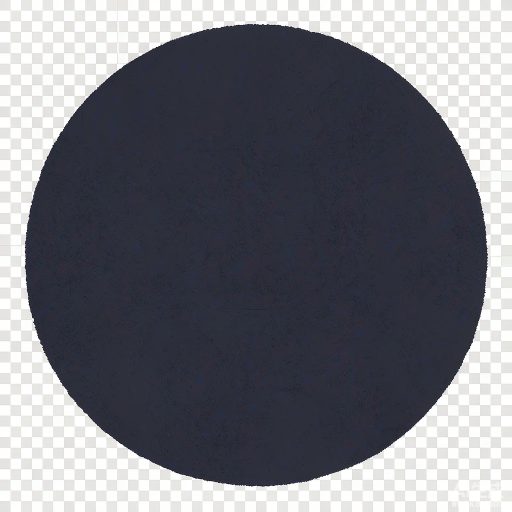
#> input picture assets/极简纸本拼贴插画_画面正中一个完整的圆形色块_颜色为纯净的深_2026-10-14T07-25-05.png, 1024 x 1024 px (shown at 1/2 size)
$ python prep_assets.py
#> lines starting #> are read from the running program, lines starting #| are printed output that depends on the picture; after the words box and inside, x2 and y2 are one past the last pixel; in counts of white or black regions, pixels touching at a corner belong together
#> further down, img is the input picture: PIL image 1024x1024 RGB; mean R, G, B 114.5, 116.1, 123.2
#!/usr/bin/env python3
"""素材后处理：
1. 粒子图：抠掉 AI 生成的假棋盘格背景（只抠与边界连通的背景区域）→ 裁剪 → 缩放到 512
2. 树干图：裁掉底部水印 → 抠掉纸色背景 → 裁剪
输出：particle-*.png / tree.png
"""
import os
import numpy as np
from PIL import Image
from scipy import ndimage

ASSETS = os.path.join(os.path.dirname(os.path.abspath(__file__)), "..", "assets")

PARTICLES = {
    "极简纸本拼贴插画_画面正中一个完整的圆形色块_颜色为纯净的深_2026-10-14T07-25-05.png": "particle-spacecadet.png",
    "极简纸本拼贴插画_画面正中一个完整的圆形色块_颜色为纯净的雾_2026-10-14T10-10-42.png": "particle-carolina.png",
    "极简纸本拼贴插画_画面正中一个完整的圆形色块_颜色为奶油蛋壳_2026-10-14T10-10-40.png": "particle-eggshell.png",
    "极简纸本拼贴插画_画面正中一个完整的圆形色块_颜色为灰蓝色__2026-10-10-39.png": "particle-cadetgray.png",
    "极简纸本拼贴插画_画面正中一个完整的圆形色块_颜色为灰蓝色__2026-10-14T10-10-39.png": "particle-cadetgray.png",
    "极简纸本拼贴插画_画面正中一个完整的圆形色块_颜色为炭黑色__2026-10-14T10-10-42.png": "particle-jet.png",
}
TREE_SRC = "以参考照片中那棵枝干舒展的树的剪影为原型_重构为方块化_模块_2026-10-14T07-24-57.png"
TREE_OUT = "tree.png"


def cut_background(img: Image.Image, sat_thr: int, lum_thr: int, dist_thr: float = None, ref_color=None) -> Image.Image:
    """把与图像边界连通的背景像素抠成透明。

    背景判定二选一：
    - 灰白棋盘格：饱和度 < sat_thr 且亮度 > lum_thr
    - 指定参考色：RGB 欧氏距离 < dist_thr
    """
#> called with sat_thr = 14, lum_thr = 170
    rgba = np.array(img.convert("RGBA"))
    rgb = rgba[..., :3].astype(np.int16)
    if ref_color is not None:
        dist = np.sqrt(((rgb - np.array(ref_color, dtype=np.int16)) ** 2).sum(axis=-1))
        bg_mask = dist < dist_thr
    else:
        mx = rgb.max(axis=-1)
        mn = rgb.min(axis=-1)
        sat = mx - mn
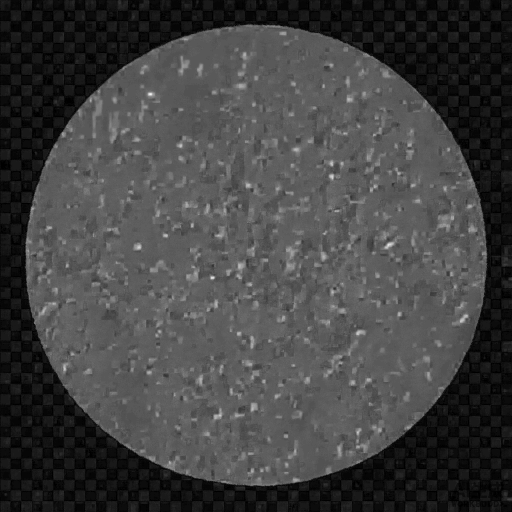
#> sat: shape (1024, 1024) int16 (shown at 1/2 size); min 0, max 40, mean 10.5; drawn with min black and max white
        lum = (mx + mn) / 2
        bg_mask = (sat < sat_thr) & (lum > lum_thr)
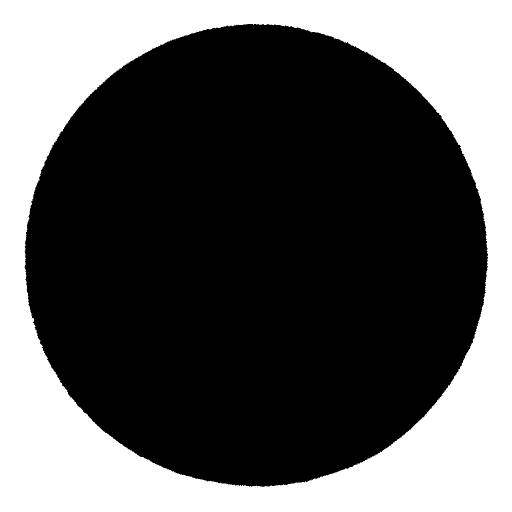
#> bg_mask: shape (1024, 1024) bool (shown at 1/2 size); 35.8% white; 1 white region, box (x1, y1, x2, y2) and area: (0, 0, 1024, 1024) 375833
    # 只抠与边界连通的背景连通域，避免误伤圆内纸纹
    labels, n = ndimage.label(bg_mask)
#> n = 1
    border_labels = set(np.unique(np.concatenate([
        labels[0, :], labels[-1, :], labels[:, 0], labels[:, -1]
    ])))
#> border_labels = 1 item
    border_labels.discard(0)
    keep_transparent = np.isin(labels, list(border_labels)) if border_labels else np.zeros_like(bg_mask)
    rgba[..., 3] = np.where(keep_transparent, 0, 255).astype(np.uint8)
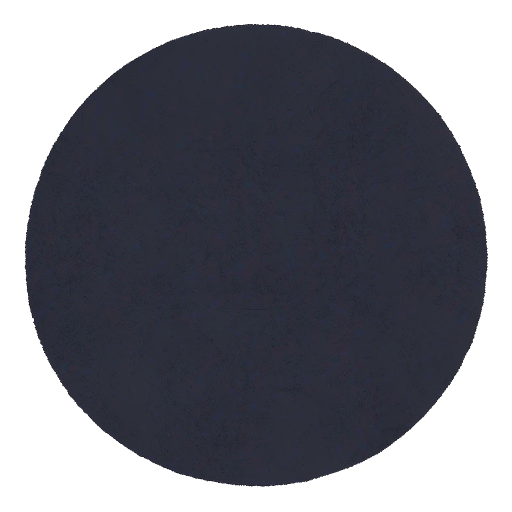
#> rgba: shape (1024, 1024, 4) (shown at 1/2 size); mean R, G, B, A 114.5, 116.1, 123.2, 163.6; transparent parts drawn white
    return Image.fromarray(rgba, "RGBA")


def crop_to_content(img: Image.Image, pad: int = 6) -> Image.Image:
#> called with pad = 6
    a = np.array(img)
    alpha = a[..., 3]
    ys, xs = np.where(alpha > 8)
    if len(ys) == 0:
        return img
    y0, y1 = max(0, ys.min() - pad), min(a.shape[0], ys.max() + 1 + pad)
#> y0 = 42; y1 = 980
    x0, x1 = max(0, xs.min() - pad), min(a.shape[1], xs.max() + 1 + pad)
#> x0 = 43; x1 = 982
    return img.crop((x0, y0, x1, y1))


def report(name: str, img: Image.Image):
#> called with name = 'particle-spacecadet.png'
    a = np.array(img)
    alpha = a[..., 3]
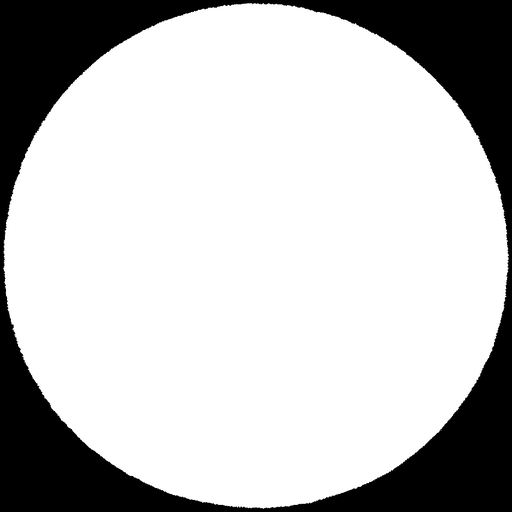
#> alpha: shape (512, 512); min 0, max 255, mean 194.8
    total = alpha.size
#> total = 262144
    transparent = (alpha < 8).sum()
#> transparent = 60933
    print(f"  {name}: {img.size[0]}x{img.size[1]}, 透明占比 {transparent/total:.1%}")
#|   particle-spacecadet.png: 512x512, 透明占比 23.2%


# ---- 粒子图 ----
for src, dst in PARTICLES.items():
    path = os.path.join(ASSETS, src)
    if not os.path.exists(path):
        continue
    img = Image.open(path)
    out = cut_background(img, sat_thr=14, lum_thr=170)
    out = crop_to_content(out)
    out = out.resize((512, 512), Image.LANCZOS)
    out.save(os.path.join(ASSETS, dst))
    report(dst, out)
#> pass 2 of the loop `for src, dst in PARTICLES.items():`:
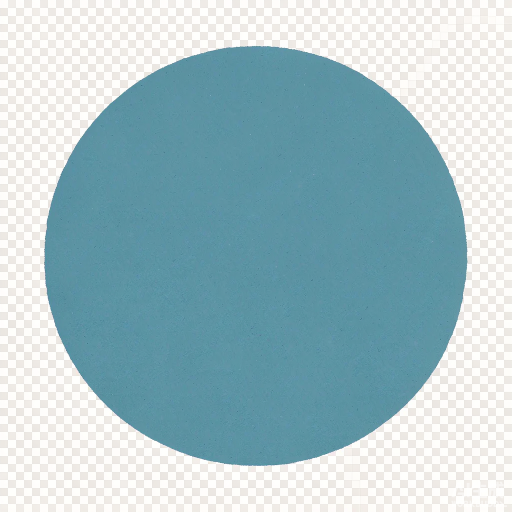
#> input picture assets/极简纸本拼贴插画_画面正中一个完整的圆形色块_颜色为纯净的雾_2026-10-14T10-10-42.png, 1024 x 1024 px (shown at 1/2 size)
#> img is the input picture: PIL image 1024x1024 RGB; mean R, G, B 163.7, 192.2, 198.8
#> bg_mask: shape (1024, 1024) bool; 46.6% white; 1 white region, box (x1, y1, x2, y2) and area: (0, 0, 1024, 1024) 488221
#> in cut_background (call 2), `labels, n = ndimage.label(bg_mask)`:
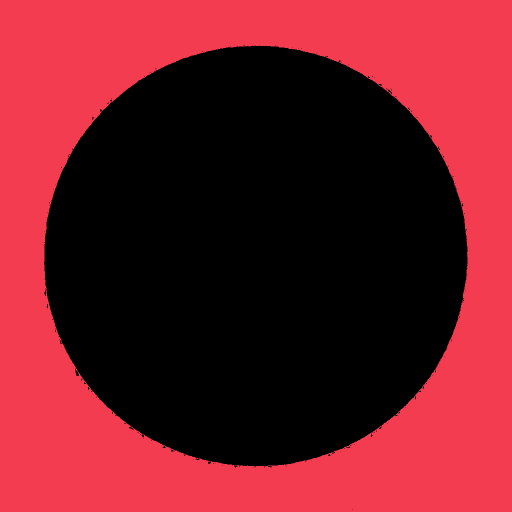
#> labels: shape (1024, 1024) int32 (shown at 1/2 size); 4 distinct labels, from 0 to 3; one colour per label, 0 black
#> n = 3
#> keep_transparent: shape (1024, 1024) bool; 46.6% white; 1 white region, box (x1, y1, x2, y2) and area: (0, 0, 1024, 1024) 488218
#> in report (call 2), `alpha = a[..., 3]`:
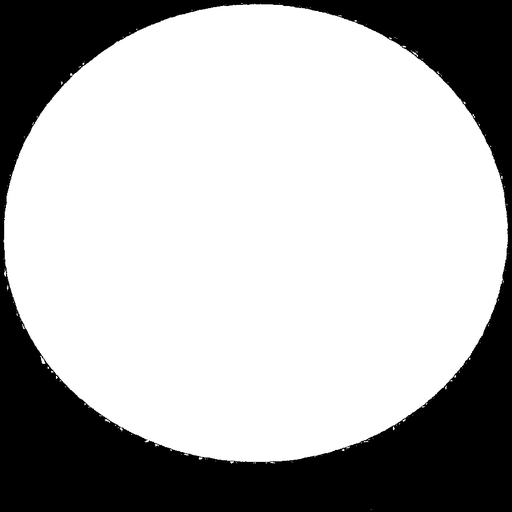
#> alpha: shape (512, 512); min 0, max 255, mean 176.8
#> transparent = 79173
#|   particle-carolina.png: 512x512, 透明占比 30.2%
#> pass 3 of the loop `for src, dst in PARTICLES.items():`:
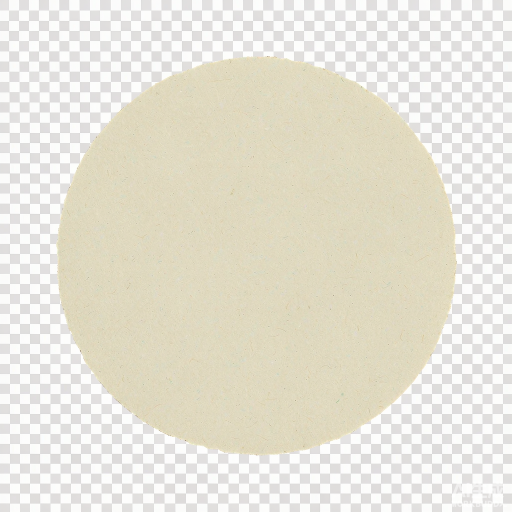
#> input picture assets/极简纸本拼贴插画_画面正中一个完整的圆形色块_颜色为奶油蛋壳_2026-10-14T10-10-40.png, 1024 x 1024 px (shown at 1/2 size)
#> img is the input picture: PIL image 1024x1024 RGB; mean R, G, B 230.6, 227, 214.3
#> in cut_background (call 3), `bg_mask = (sat < sat_thr) & (lum > lum_thr)`:
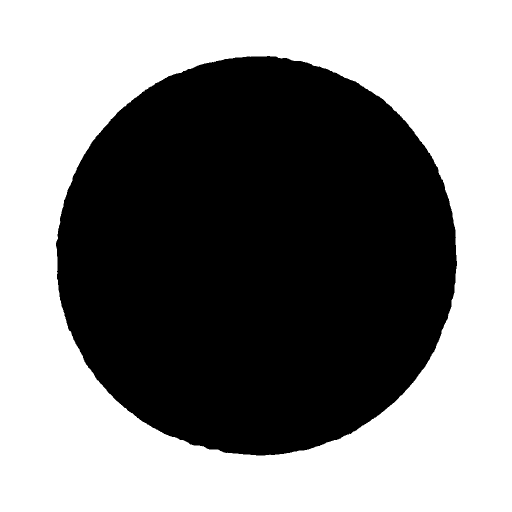
#> bg_mask: shape (1024, 1024) bool (shown at 1/2 size); 52% white; 1 black region, box (x1, y1, x2, y2) and area: (112, 112, 914, 911) 502956
#> n = 1
#> in report (call 3), `alpha = a[..., 3]`:
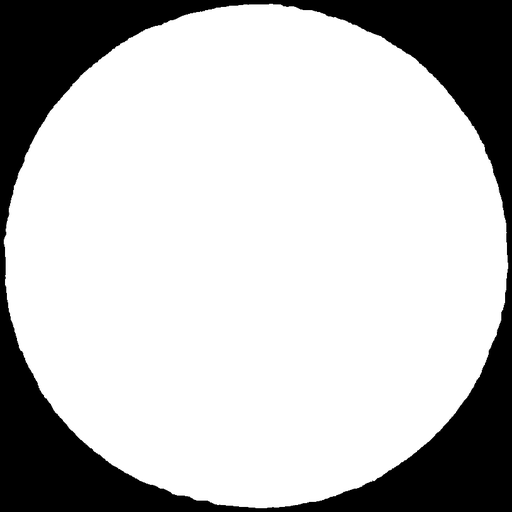
#> alpha: shape (512, 512); min 0, max 255, mean 194.3
#> transparent = 61544
#|   particle-eggshell.png: 512x512, 透明占比 23.5%
#> the loop made 6 passes; the first 3 are shown

# ---- 树干图 ----
tree_path = os.path.join(ASSETS, TREE_SRC)
img = Image.open(tree_path)
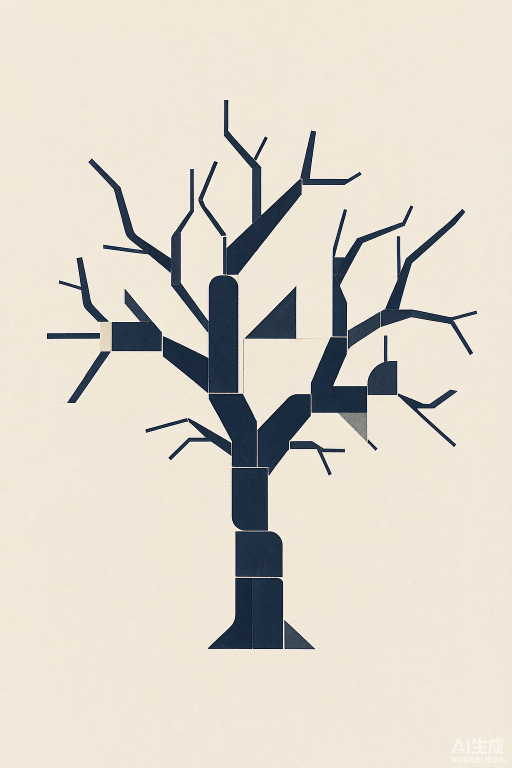
#> input picture assets/以参考照片中那棵枝干舒展的树的剪影为原型_重构为方块化_模块_2026-10-14T07-24-57.png, 1024 x 1536 px (shown at 1/2 size)
#> img is the input picture: PIL image 1024x1536 RGB; mean R, G, B 219.9, 213.5, 201.4
w, h = img.size
#> w = 1024; h = 1536
img = img.crop((0, 0, w, h - 72))  # 裁掉底部 AI 水印
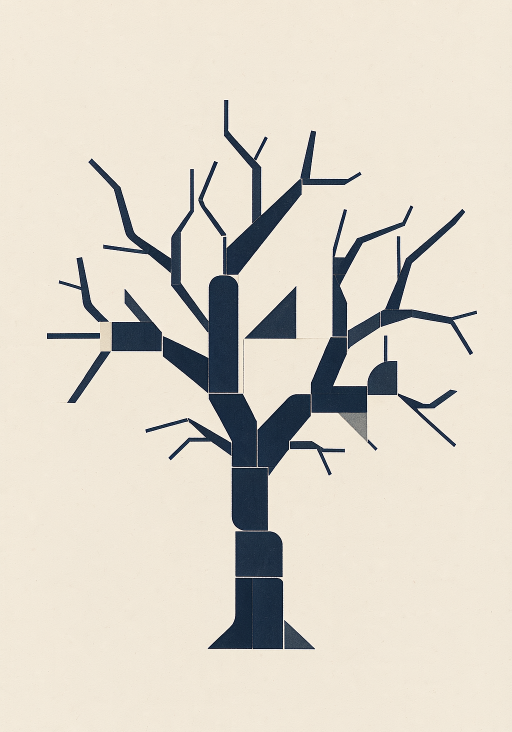
#> img: PIL image 1024x1464 RGB (shown at 1/2 size); mean R, G, B 218.9, 212.6, 200.6
# 取裁剪后四角平均色作为纸底参考色
a = np.array(img.convert("RGB"))
corners = np.concatenate([
    a[:40, :40].reshape(-1, 3), a[:40, -40:].reshape(-1, 3),
    a[-40:160, :40].reshape(-1, 3), a[-40:160, -40:].reshape(-1, 3),
])
ref = corners.mean(axis=0)
print(f"树干纸底参考色: #{int(ref[0]):02X}{int(ref[1]):02X}{int(ref[2]):02X}")
out = cut_background(img, 0, 0, dist_thr=46, ref_color=ref)
#> in cut_background (call 6), `dist = np.sqrt(((rgb - np.array(ref_color, dtype=np.int16)) ** 2).sum(..`:
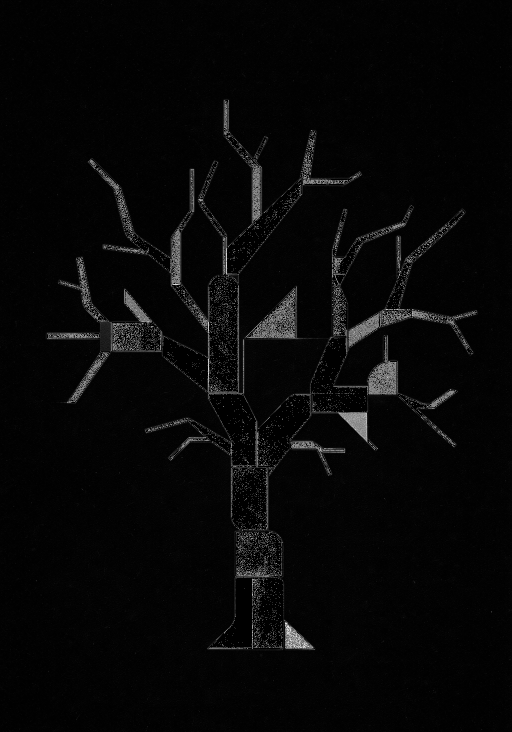
#> dist: shape (1464, 1024) float64 (shown at 1/2 size); 7.45% of the values are NaN or infinite; the others: min 0, max 300.7, mean 9.4; drawn with min black, max white, NaN and infinite black
out = crop_to_content(out, pad=10)
out.save(os.path.join(ASSETS, TREE_OUT))
report(TREE_OUT, out)
#|   tree.png: 991x1464, 透明占比 89.0%
print("done")
